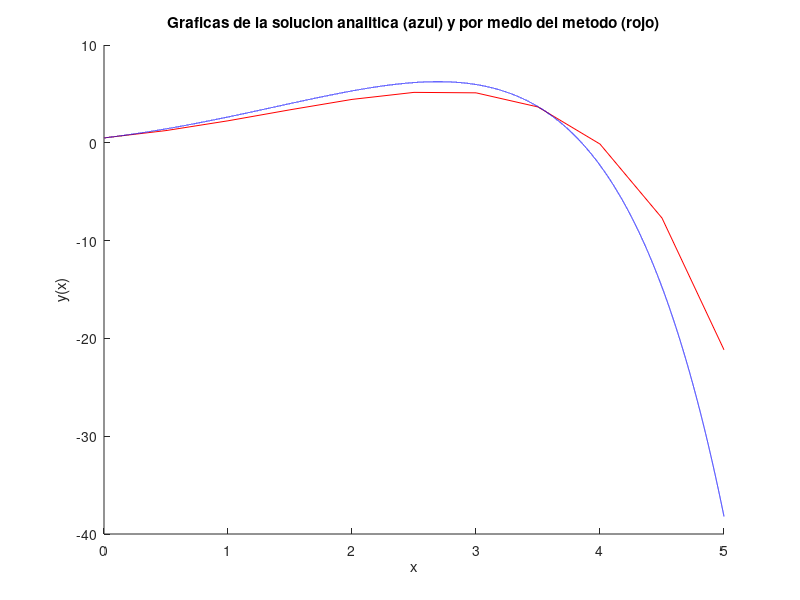

Recreate this plot in MATLAB.
%% Ejemplo del metodo de Euler
clc; clear; close all
a=0; b=5;
num_pt=11;
f=@(x,y) y-x.^2+1;
h=(b-a)/(num_pt-1);
xv=a:h:b;
yv=[0.5];
for n=1:num_pt-1  
  yv(n+1)=yv(n)+h*f(xv(n),yv(n));
end


%grafica de la aproximacion
hold on
plot(xv,yv,'r')

%solucion analitica
y_s=@(x) (x+1).^2-0.5*exp(x);
%Graficar la solucion
x_g=a:0.0001:b;
y_g=y_s(x_g);
plot(x_g,y_g,'b')

title('Graficas de la solucion analitica (azul) y por medio del metodo (rojo)')
xlabel('x')
ylabel('y(x)')